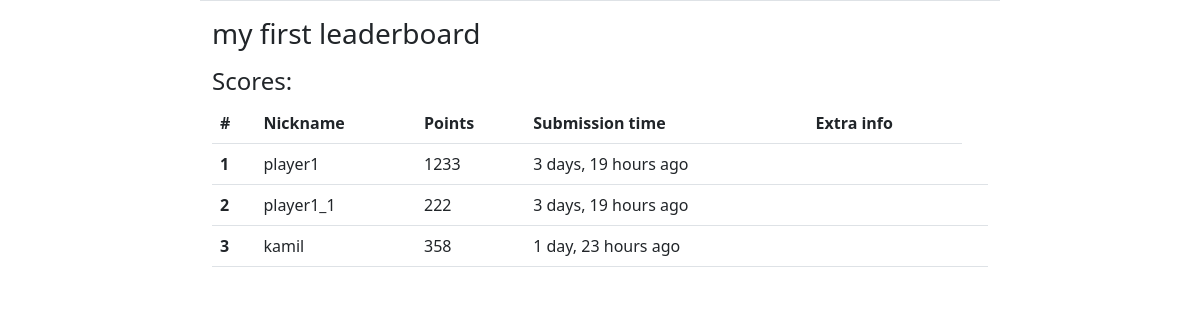
Before: /leaderboards/scores/7d0af2c9-00bc-442b-a5b6-7ae29a98d3d5/ with the older database file.
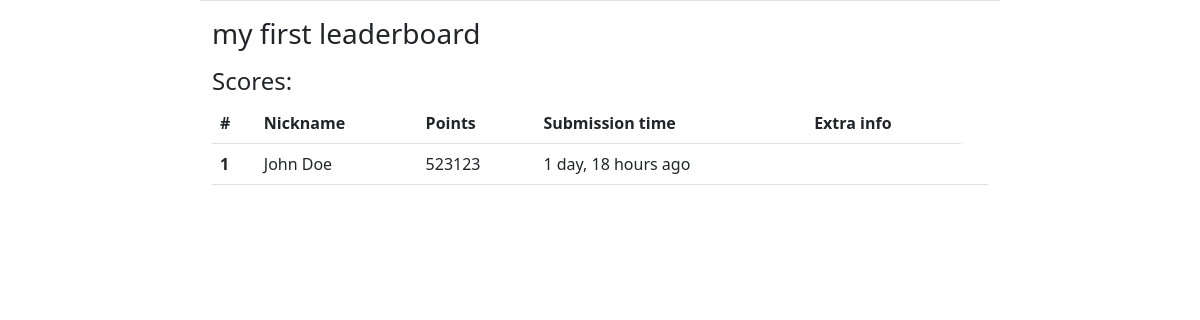
After: the same page with the newer database file.
### leaderboards/models.py (models this page shows, shortened)
class Leaderboard(models.Model):
    owner = models.ForeignKey(User, on_delete=models.CASCADE)
    name = models.CharField(max_length=30)
    private_key = models.CharField(max_length=50)
    public_key = models.CharField(max_length=50)
    modified_date = models.DateTimeField(auto_now=True)
    def __str__(self):
        return self.name

class Score(models.Model):
    leaderboard = models.ForeignKey(Leaderboard, on_delete=models.CASCADE)
    name = models.CharField(max_length=20)
    points = models.IntegerField()
    submitted_date = models.DateTimeField()
    player_id = models.CharField(max_length=50)
    extra = models.CharField(max_length=50)

### leaderboards/views.py (the view)
# urls.py: path('scores/<str:public_key>/', ScoreList.as_view(), name='score-list'),
class ScoreList(generic.ListView):
    template_name = 'leaderboards/score_list.html'
    context_object_name = 'scores'
    def get_queryset(self):
        return Score.objects.filter(leaderboard__public_key=self.kwargs['public_key'])
    def get_context_data(self, *args, **kwargs):
        public_key = self.kwargs['public_key']
        context = super(ScoreList, self).get_context_data(*args, **kwargs)
        context['hide_navbar'] = True
        try:
            context['leaderboard'] = Leaderboard.objects.get(public_key=public_key)
        except Exception as e:
            print(e)
        if not self.request.session.get('player_id'):
            print('randomizing new player_id')
            self.request.session['player_id'] = get_random_id()
        try:
            current_user_score = Score.objects.get(leaderboard__public_key=public_key,
                                                   player_id=self.request.session.get('player_id'))
            context['current_user_score'] = current_user_score
            position = 999
            count = 1
            for score in Score.objects.filter(leaderboard__public_key=public_key).order_by('-points'):
                if score == current_user_score:
                    position = count
                    break
                count += 1
            context['current_user_position'] = position
        except Exception as e:
            print(e)
        return context

### leaderboards_project/utils.py (called while the page is built)
def get_random_id():
    import uuid
    return str(uuid.uuid4())

### leaderboards/templates/leaderboards/score_list.html (shortened to what this page needs)
{% extends 'account/base.html' %}
{% block content %}
    {% if leaderboard %}
        <h3 class="mt-3">{{ leaderboard }} </h3>
        <h4 class="mt-3">Scores:</h4>
        <table class="table">
            <thead>
            <tr>
                <th scope="col">#</th>
                <th scope="col">Nickname</th>
                <th scope="col">Points</th>
                <th scope="col">Submission time</th>
                <th scope="col">Extra info</th>
            </tr>
            </thead>
            <tbody>
            {% for score in scores %}
                <tr>
                    <th scope="row">{{ forloop.counter }}</th>
                    <td>{{ score.name }}</td>
                    <td>{{ score.points }}</td>
                    <td>{{ score.submitted_date|timesince }} ago</td>
                    <td>{{ score.extra }}</td>
                    <td></td>
                </tr>
            {% empty %}
                <tr>
                    <td colspan="5">No scores for this leaderboard yet!</td>
                </tr>
            {% endfor %}
            </tbody>
        </table>
    {% else %}
        <div class="d-flex justify-content-center">
            <h3 class="mt-3 border-bottom">Leaderboard with provided public key does not exist!</h3>
        </div>
    {% endif %}
{% endblock %}

### templates/account/base.html (shortened to what this page needs)
{% load static %}
<!doctype html>
<html lang="en">
<head>
    <link href="https://cdn.jsdelivr.net/npm/bootstrap@5.2.2/dist/css/bootstrap.min.css" rel="stylesheet"
>
</head>
<body>
<div class="container-fluid">
    <div class="row">
        <div class="col"></div>
        <div class="col-md-8 border-top">
            <div class="mt-3">
                {% block content %}
                {% endblock %}
            </div>
        </div>
        <div class="col"></div>
    </div>
</div>
</body>
</html>

Changed rows visible on the page:
removed Score: name "player1", points "1233", submitted_date "3 days, 19 hours"
removed Score: name "player1_1", points "222", submitted_date "3 days, 19 hours"
removed Score: name "kamil", points "358", submitted_date "1 day, 23 hours"
added Score: name "John Doe", points "523123", submitted_date "1 day, 18 hours"
